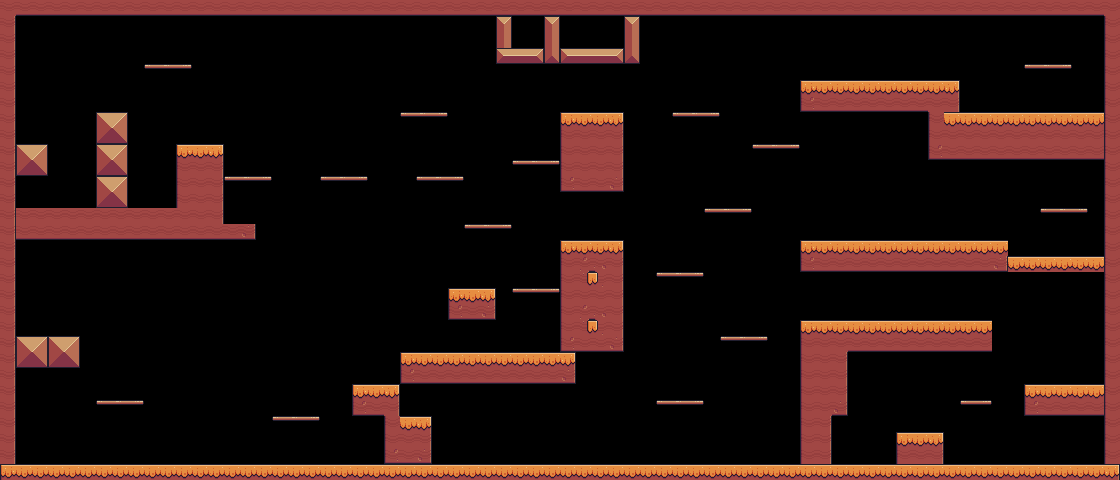

Below is a game level as drawn by its tile map, then a one-line description and the .tmx that defines it (tile-layer data replaced by summaries):
An orthogonal 70x30 tile map with 16x16 px tiles, 1 tile layer (Background) and 62 objects (19x Platform, 8x Fruit, Player, Checkpoint, Goal, ...).

<map version="1.10" tiledversion="1.10.2" orientation="orthogonal" renderorder="right-down" width="70" height="30" tilewidth="16" tileheight="16" infinite="0" nextlayerid="4" nextobjectid="68">
 <tileset firstgid="1" source="tiles.tsx" />
 <layer id="1" name="Background" width="70" height="30">
  <properties>
   <property name="Backgroundcolor" value="Green" />
  </properties>
  <data>[2100 cells, 626 non-empty, 30 distinct tile ids]</data>
 </layer>
 <objectgroup id="2" name="collisions">
  <object id="1" x="0" y="0" width="16" height="464" />
  <object id="2" x="16" y="0" width="1088" height="16" />
  <object id="3" x="1104" y="0" width="16" height="464" />
  <object id="4" x="0" y="464" width="1120" height="16" />
  <object id="5" x="16" y="336" width="32" height="32" />
  <object id="6" x="48" y="336" width="32" height="32" />
  <object id="7" type="Platform" x="96" y="400" width="48" height="16" />
  <object id="8" type="Platform" x="224" y="176" width="48" height="16" />
  <object id="9" type="Platform" x="320" y="176" width="48" height="16" />
  <object id="10" type="Platform" x="416" y="176" width="48" height="16" />
  <object id="11" type="Platform" x="464" y="224" width="48" height="16" />
  <object id="12" type="Platform" x="144" y="64" width="48" height="16" />
  <object id="13" type="Platform" x="400" y="112" width="48" height="16" />
  <object id="14" type="Platform" x="512" y="160" width="48" height="16" />
  <object id="15" type="Platform" x="672" y="112" width="48" height="16" />
  <object id="16" type="Platform" x="752" y="144" width="48" height="16" />
  <object id="17" type="Platform" x="704" y="208" width="48" height="16" />
  <object id="18" type="Platform" x="656" y="272" width="48" height="16" />
  <object id="19" type="Platform" x="720" y="336" width="48" height="16" />
  <object id="20" type="Platform" x="656" y="400" width="48" height="16" />
  <object id="21" type="Platform" x="1040" y="208" width="48" height="16" />
  <object id="22" type="Platform" x="1024" y="64" width="48" height="16" />
  <object id="23" type="Platform" x="512" y="288" width="48" height="16" />
  <object id="24" x="224" y="224" width="32" height="16" />
  <object id="26" x="16" y="208" width="208" height="32" />
  <object id="27" x="176" y="144" width="48" height="64" />
  <object id="28" x="96" y="112" width="32" height="96" />
  <object id="29" x="16" y="144" width="32" height="32" />
  <object id="30" x="496" y="16" width="16" height="48" />
  <object id="32" x="512" y="48" width="128" height="16" />
  <object id="33" x="544" y="16" width="16" height="32" />
  <object id="34" x="624" y="16" width="16" height="32" />
  <object id="35" x="560" y="112" width="64" height="80" />
  <object id="36" x="560" y="240" width="64" height="112" />
  <object id="37" x="400" y="352" width="176" height="32" />
  <object id="38" x="352" y="384" width="48" height="32" />
  <object id="39" x="384" y="416" width="48" height="48" />
  <object id="40" x="800" y="80" width="160" height="32" />
  <object id="41" x="928" y="112" width="176" height="48" />
  <object id="42" x="800" y="240" width="208" height="32" />
  <object id="43" x="1008" y="256" width="96" height="16" />
  <object id="44" x="800" y="320" width="192" height="32" />
  <object id="45" x="800" y="352" width="48" height="64" />
  <object id="46" x="800" y="416" width="32" height="48" />
  <object id="47" x="1024" y="384" width="80" height="32" />
  <object id="49" x="448" y="288" width="48" height="32" />
  <object id="65" type="Platform" x="272" y="416" width="48" height="16" />
  <object id="66" x="896" y="432" width="48" height="32" />
  <object id="67" type="Platform" x="960" y="400" width="32" height="16" />
 </objectgroup>
 <objectgroup id="3" name="Spawnpoints">
  <object id="50" name="Cherries" type="Fruit" x="64" y="176" width="32" height="32" />
  <object id="51" name="Apple" type="Fruit" x="144" y="16" width="32" height="32" />
  <object id="52" name="Player" type="Player" x="96" y="320" width="32" height="32" />
  <object id="53" name="Melon" type="Fruit" x="32" y="400" width="32" height="32" />
  <object id="55" name="Kiwi" type="Fruit" x="1040" y="16" width="32" height="32" />
  <object id="56" name="Strawberry" type="Fruit" x="1056" y="416" width="32" height="32" />
  <object id="57" name="Orange" type="Fruit" x="1056" y="160" width="32" height="32" />
  <object id="58" name="Bananas" type="Fruit" x="576" y="64" width="32" height="32" />
  <object id="59" name="Pineapple" type="Fruit" x="448" y="416" width="32" height="32" />
  <object id="60" type="Checkpoint" x="32" y="288" width="48" height="48" />
  <object id="61" name=" - Collect it!" type="Goal" x="512" y="16" width="32" height="32">
   <properties>
    <property name="value" value="Apple" />
   </properties>
  </object>
  <object id="62" name="00:00" type="Time" x="560" y="16" width="64" height="32">
   <text wrap="1" color="#ffffff" halign="center" valign="center">00:00</text>
  </object>
  <object id="63" name=" Collect it!" type="Text" x="416" y="16" width="80" height="32">
   <text wrap="1" color="#ffffff" valign="center"> Collect it!</text>
  </object>
 </objectgroup>
</map>
